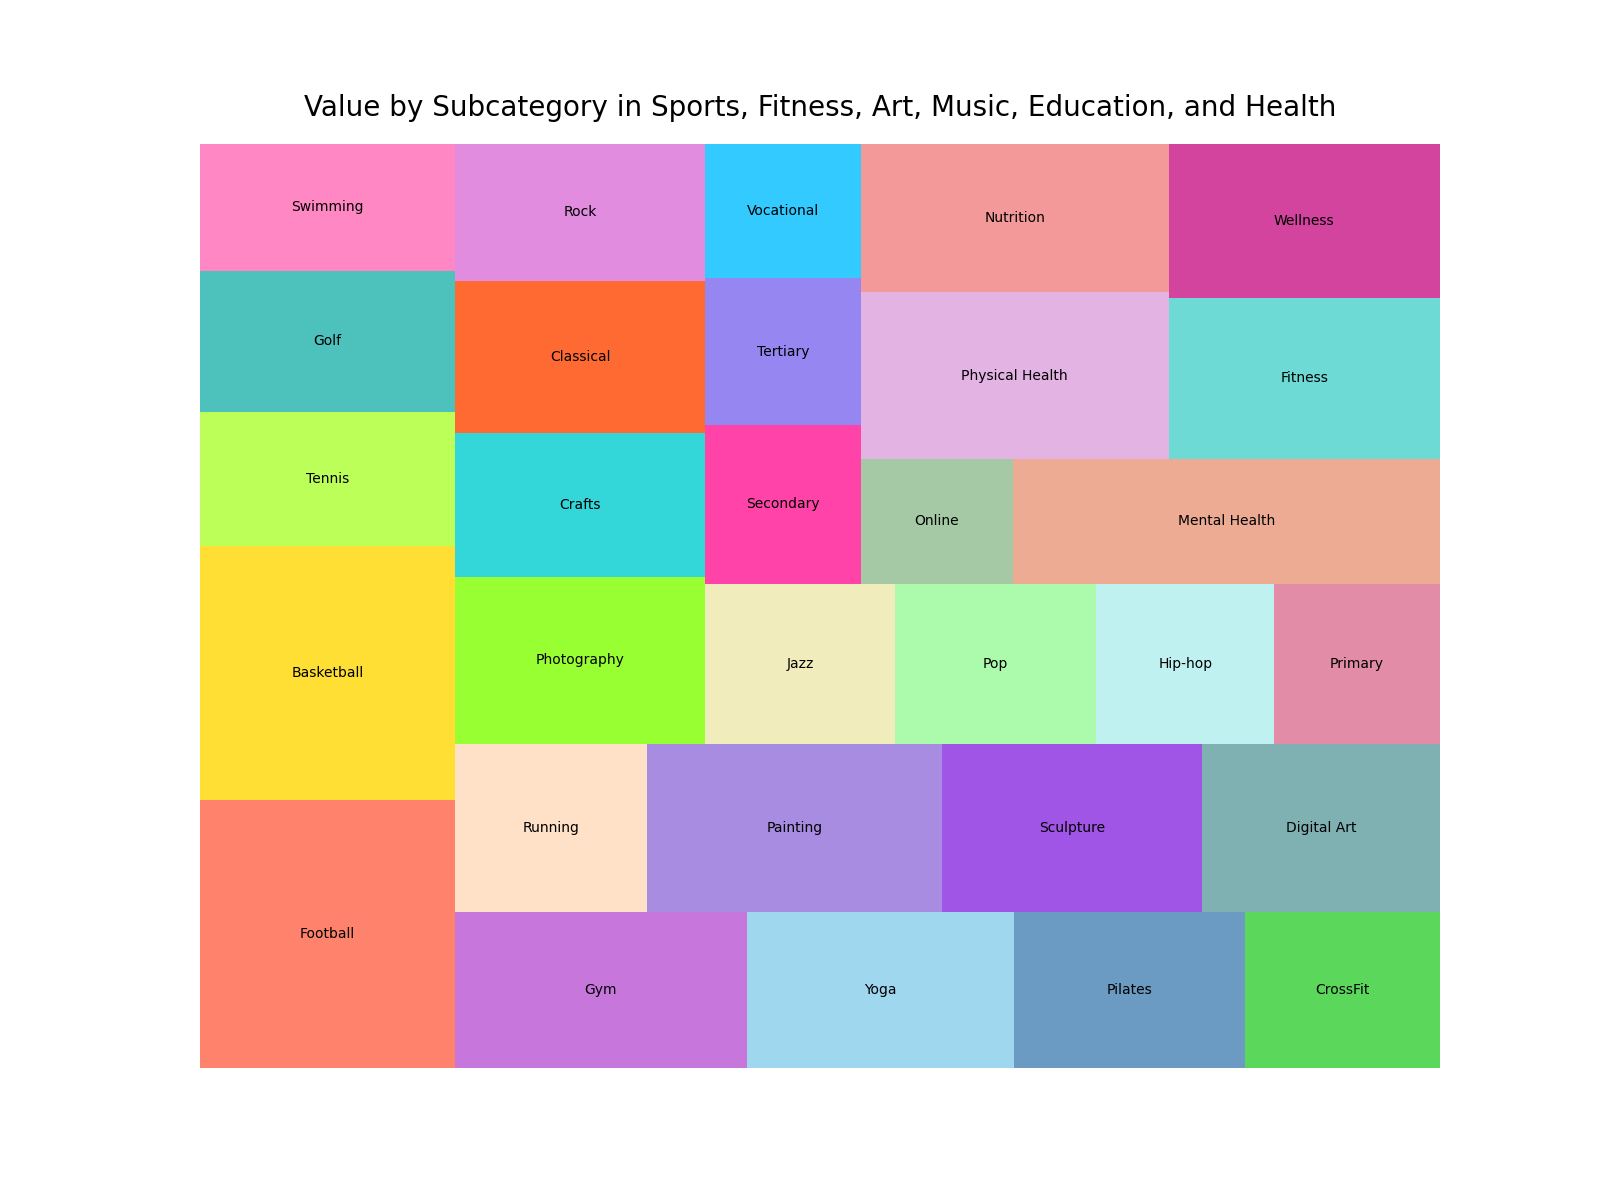

Write Python code to recreate this figure.

import matplotlib.pyplot as plt
import pandas as pd
import squarify  # treemap library

# Prepare the data
data = {
    'Category': ['Sports', 'Sports', 'Sports', 'Sports', 'Sports', 
                 'Fitness', 'Fitness', 'Fitness', 'Fitness', 'Fitness',
                 'Art', 'Art', 'Art', 'Art', 'Art',
                 'Music', 'Music', 'Music', 'Music', 'Music',
                 'Education', 'Education', 'Education', 'Education', 'Education',
                 'Health', 'Health', 'Health', 'Health', 'Health'],
    'Subcategory': ['Football', 'Basketball', 'Tennis', 'Golf', 'Swimming',
                    'Gym', 'Yoga', 'Pilates', 'CrossFit', 'Running',
                    'Painting', 'Sculpture', 'Digital Art', 'Photography', 'Crafts',
                    'Classical', 'Rock', 'Jazz', 'Pop', 'Hip-hop',
                    'Primary', 'Secondary', 'Tertiary', 'Vocational', 'Online',
                    'Mental Health', 'Physical Health', 'Nutrition', 'Fitness', 'Wellness'],
    'Value': [1800, 1700, 900, 950, 850, 
              1200, 1100, 950, 800, 850,
              1300, 1150, 1050, 1100, 950,
              1000, 900, 800, 850, 750,
              700, 650, 600, 550, 500,
              1400, 1350, 1200, 1150, 1100]
}

df = pd.DataFrame(data)

# Create a color list
colors = ['#FF6347', '#FFD700', '#ADFF2F', '#20B2AA', '#FF69B4', 
          '#BA55D3', '#87CEEB', '#4682B4', '#32CD32', '#FFDAB9', 
          '#9370DB', '#8A2BE2', '#5F9EA0', '#7FFF00', '#00CED1', 
          '#FF4500', '#DA70D6', '#EEE8AA', '#98FB98', '#AFEEEE',
          '#DB7093', '#FF1493', '#7B68EE', '#00BFFF', '#8FBC8F',
          '#E9967A', '#DDA0DD', '#F08080', '#48D1CC', '#C71585']

# Create a figure with a defined size
plt.figure(figsize=(16, 12))

# Plot
squarify.plot(sizes=df['Value'], label=df['Subcategory'], color=colors, alpha=0.8)
plt.title('Value by Subcategory in Sports, Fitness, Art, Music, Education, and Health', fontsize=20, pad=20)

# Remove axes
plt.axis('off')

# Show the plot
plt.show()
